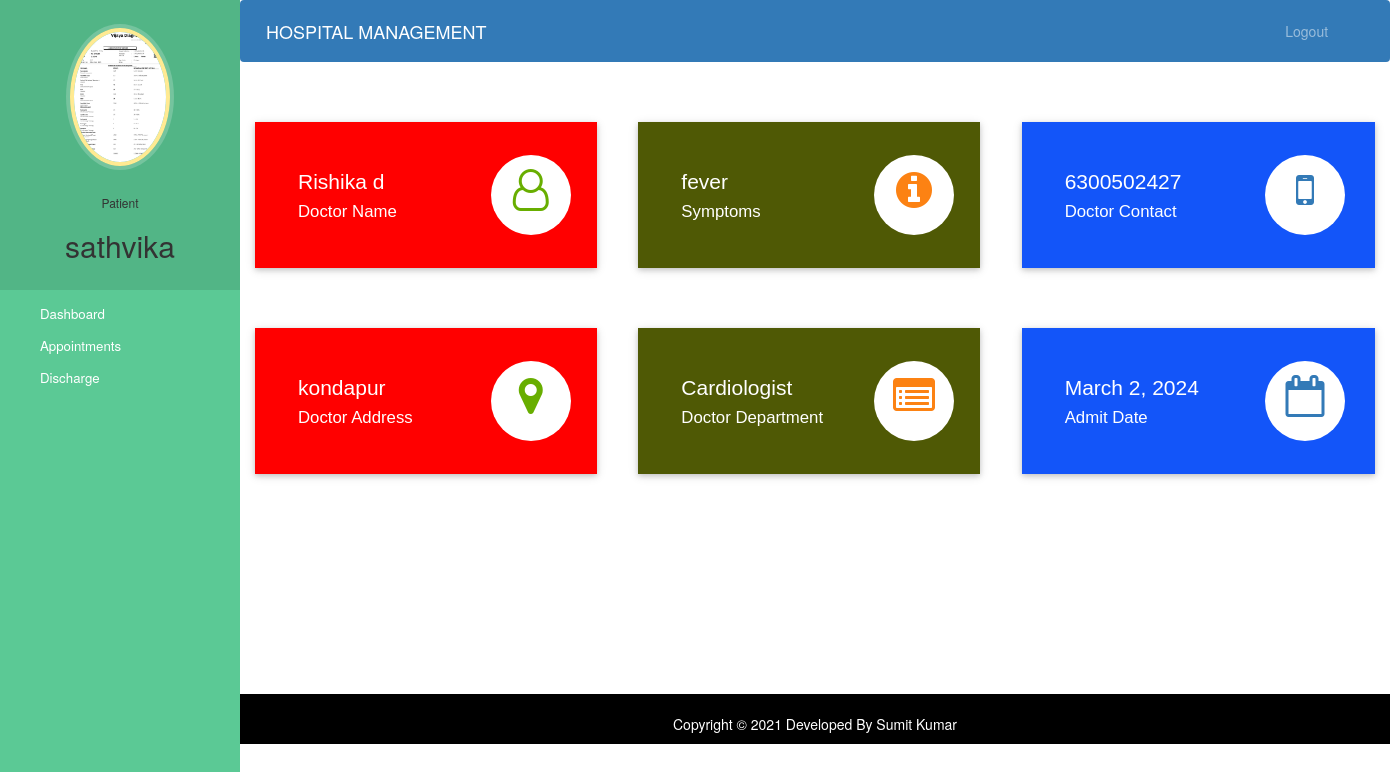
Screenshot of /patient-dashboard (signed in) with the database file from the repository.
### hospital/models.py (models this page shows, shortened)
class Patient(models.Model):
    user=models.OneToOneField(User,on_delete=models.CASCADE)
    profile_pic= models.ImageField(upload_to='profile_pic/PatientProfilePic/',null=True,blank=True)
    address = models.CharField(max_length=40)
    mobile = models.CharField(max_length=20,null=False)
    symptoms = models.CharField(max_length=100,null=False)
    assignedDoctorId = models.PositiveIntegerField(null=True)
    admitDate=models.DateField(auto_now=True)
    status=models.BooleanField(default=False)
    qrcode_image=models.ImageField(upload_to='QrCodes/PatientQr/',null=True,blank=True)

class Doctor(models.Model):
    user=models.OneToOneField(User,on_delete=models.CASCADE)
    profile_pic= models.ImageField(upload_to='profile_pic/DoctorProfilePic/',null=True,blank=True)
    address = models.CharField(max_length=40)
    mobile = models.CharField(max_length=20,null=True)
    department= models.CharField(max_length=50,choices=departments,default='Cardiologist')
    status=models.BooleanField(default=False)
    @property
    def get_name(self):
        return self.user.first_name+" "+self.user.last_name

### hospital/views.py (the view)
# urls.py: path('patient-dashboard', views.patient_dashboard_view,name='patient-dashboard'),
@login_required(login_url='patientlogin')
@user_passes_test(is_patient)
def patient_dashboard_view(request):
    patient=models.Patient.objects.get(user_id=request.user.id)
    doctor=models.Doctor.objects.get(user_id=patient.assignedDoctorId)
    mydict={
    'patient':patient,
    'doctorName':doctor.get_name,
    'doctorMobile':doctor.mobile,
    'doctorAddress':doctor.address,
    'symptoms':patient.symptoms,
    'doctorDepartment':doctor.department,
    'admitDate':patient.admitDate,
    }
    return render(request,'hospital/patient_dashboard.html',context=mydict)

### hospital/views.py (called while the page is built)
def is_patient(user):
    return user.groups.filter(name='PATIENT').exists()

### templates/hospital/patient_dashboard.html
{% extends 'hospital/patient_base.html' %}
{% load static %}
{% block content %}
{%include 'hospital/patient_dashboard_cards.html'%}
<br><br><br><br>
{% endblock content %}

### templates/hospital/patient_base.html (shortened to what this page needs)
<!DOCTYPE html>
{% load static %}
<html lang="en">
<head>
  <link rel="stylesheet" href="https://stackpath.bootstrapcdn.com/bootstrap/4.3.1/css/bootstrap.min.css">
  <link rel="stylesheet" href="https://maxcdn.bootstrapcdn.com/font-awesome/4.7.0/css/font-awesome.min.css">
</head>
<body>
  <nav class="menu" tabindex="0">
    <header class="avatar">
      <img src="{% static patient.profile_pic.url %}" alt="Profile Pic" />
      <br><br>
      <h6>Patient</h6>
      <h2>{{request.user.first_name}}</h2>
    </header>
    <ul>
      <li tabindex="0" class="icon-dashboard"> <a style="color:white; text-decoration:none;" href="/patient-dashboard"><span>Dashboard</span></a> </li>
      <li tabindex="0" class="icon-calendar"> <a style="color:white; text-decoration:none;" href="/patient-appointment"><span>Appointments</span></a></li>
      <li tabindex="0" class="icon-users"> <a style="color:white; text-decoration:none;" href="/patient-discharge"><span>Discharge</span></a></li>
    </ul>
  </nav>
  <main>
    <div class="bs-example">
      <nav class="navbar navbar-expand-md  navbar-dark fixed-top" style="background:#337AB7;">
        <a href="/patient-dashboard" class="navbar-brand">HOSPITAL MANAGEMENT</a>
        <div class="collapse navbar-collapse justify-content-between" id="navbarCollapse">
          <div class="navbar-nav" style=" margin-left: 90%;">
            <a href="/logout" class="nav-item nav-link">Logout</a>
          </div>
        </div>
      </nav>
    </div>
    <br><br>
    {% block content %}
    {% endblock content %}
    <br><br><br><br><br><br><br>
    <footer>
      <br>
      <div class="container">
        <div class="row">
          <div class="col-md-12 col-sm-12">
            <div style="color:#ffffff;" class="wow fadeInUp footer-copyright">
              <p>
                Copyright &copy; 2021 Developed By Sumit Kumar </p>
            </div>
          </div>
        </div>
      </div>
    </footer>
  </main>
</body>
</html>

### templates/hospital/patient_dashboard_cards.html (shortened to what this page needs)
<!DOCTYPE html>
<html lang="en" dir="ltr">
<head>
  <link rel="stylesheet" href="https://maxcdn.bootstrapcdn.com/bootstrap/3.4.1/css/bootstrap.min.css">
  <link rel="stylesheet" href="https://cdnjs.cloudflare.com/ajax/libs/font-awesome/4.7.0/css/font-awesome.min.css">
</head>
<body>
  <div class="market-updates">
    <div class="col-md-4 market-update-gd">
      <div class="market-update-block clr-block-1">
        <div class="col-md-8 market-update-left">
          <h3>{{doctorName}}</h3>
          <h4>Doctor Name</h4>
        </div>
        <div class="col-md-4 market-update-right">
          <i class="fa fa-user-o"> </i>
        </div>
        <div class="clearfix"> </div>
      </div>
    </div>
    <div class="col-md-4 market-update-gd">
      <div class="market-update-block clr-block-2">
        <div class="col-md-8 market-update-left">
          <h3>{{symptoms}}</h3>
          <h4>Symptoms</h4>
        </div>
        <div class="col-md-4 market-update-right">
          <i class="fa fa-info-circle"></i>
        </div>
        <div class="clearfix"> </div>
      </div>
    </div>
    <div class="col-md-4 market-update-gd">
      <div class="market-update-block clr-block-3">
        <div class="col-md-8 market-update-left">
          <h3>{{doctorMobile}}</h3>
          <h4>Doctor Contact</h4>
        </div>
        <div class="col-md-4 market-update-right">
          <i class="fa fa-mobile" aria-hidden="true"></i>
        </div>
        <div class="clearfix"> </div>
      </div>
    </div>
  </div>
  <br><br><br>
  <div class="market-updates">
    <div class="col-md-4 market-update-gd">
      <div class="market-update-block clr-block-1">
        <div class="col-md-8 market-update-left">
          <h3>{{doctorAddress}}</h3>
          <h4>Doctor Address</h4>
        </div>
        <div class="col-md-4 market-update-right">
          <i class="fa fa-map-marker"> </i>
        </div>
        <div class="clearfix"> </div>
      </div>
    </div>
    <div class="col-md-4 market-update-gd">
      <div class="market-update-block clr-block-2">
        <div class="col-md-8 market-update-left">
          <h3>{{doctorDepartment}}</h3>
          <h4>Doctor Department</h4>
        </div>
        <div class="col-md-4 market-update-right">
          <i class="fa fa-list-alt"></i>
        </div>
        <div class="clearfix"> </div>
      </div>
    </div>
    <div class="col-md-4 market-update-gd">
      <div class="market-update-block clr-block-3">
        <div class="col-md-8 market-update-left">
          <h3>{{admitDate}}</h3>
          <h4>Admit Date</h4>
        </div>
        <div class="col-md-4 market-update-right">
          <i class="fa fa-calendar-o" aria-hidden="true"></i>
        </div>
        <div class="clearfix"> </div>
      </div>
    </div>
  </div>
</body>
</html>

### templates/hospital/patient_base.html (style rules this page uses)
a:link { text-decoration: none; }
a { color: white; }
footer { padding: 0px 0px 0px 0px; background-color: black; margin: 0px; }
.fa { font-size: 23px; width: 60px; text-align: center; text-decoration: none; margin: 5px 2px; border-radius: 50%; }
p { text-align: center; }
body { padding-left: 240px; }
main { position: relative; height: 100vh; }
.menu { background: #5bc995; height: 100vh; width: 240px; position: fixed; top: 0px; left: 0; z-index: 5; outline: none; }
.menu .avatar { background: rgba(0, 0, 0, 0.1); padding: 2em 0.5em; text-align: center; }
.menu .avatar img { width: 100px; border-radius: 50%; overflow: hidden; border: 4px solid #ffea92; box-shadow: 0 0 0 4px rgba(255, 255, 255, 0.2); }
.menu .avatar h2 { font-weight: normal; margin-bottom: 0; }
.menu ul { list-style: none; padding: 0.5em 0; margin: 0; }
.menu ul li { padding: 0.5em 1em 0.5em 3em; font-size: 0.95em; font-weight: regular; background-repeat: no-repeat; background-position: left 15px center; background-size: auto 20px; transition: all 0.15s linear; cursor: pointer; }
.menu ul li.icon-dashboard { background-image: url("http://www.entypo.com/images//gauge.svg"); }
.menu ul li.icon-users { background-image: url("http://www.entypo.com/images//users.svg"); }
.menu ul li.icon-calendar { background-image: url("http://www.entypo.com/images//calendar.svg"); }

### templates/hospital/patient_dashboard_cards.html (style rules this page uses)
.market-update-block { padding: 2em 2em; background: #999; }
.market-update-block h3 { color: #fff; font-size: 1.5em; font-family: 'Carrois Gothic', sans-serif; }
.market-update-block h4 { font-size: 1.2em; color: #fff; margin: 0.3em 0em; font-family: 'Carrois Gothic', sans-serif; }
.market-update-block.clr-block-1 { background: #ff0000; margin-right: 0.8em; box-shadow: 0 2px 5px 0 rgba(0, 0, 0, 0.16), 0 2px 10px 0 rgba(0, 0, 0, 0.12); transition: 0.5s all; -webkit-transition: 0.5s all; -moz-transition: 0.5s all; -o-transition: 0.5s all; }
.market-update-block.clr-block-2 { background: #4f5905; margin-right: 0.8em; box-shadow: 0 2px 5px 0 rgba(0, 0, 0, 0.16), 0 2px 10px 0 rgba(0, 0, 0, 0.12); transition: 0.5s all; -webkit-transition: 0.5s all; -moz-transition: 0.5s all; -o-transition: 0.5s all; }
.market-update-block.clr-block-3 { background: #1355f9; box-shadow: 0 2px 5px 0 rgba(0, 0, 0, 0.16), 0 2px 10px 0 rgba(0, 0, 0, 0.12); transition: 0.5s all; -webkit-transition: 0.5s all; -moz-transition: 0.5s all; -o-transition: 0.5s all; }
.market-update-right i.fa.fa-user-o, i.fa.fa-map-marker { font-size: 3em; color: #68AE00; width: 80px; height: 80px; background: #fff; text-align: center; border-radius: 49px; -webkit-border-radius: 49px; -moz-border-radius: 49px; -o-border-radius: 49px; line-height: 1.7em; }
.market-update-right i.fa.fa-info-circle, i.fa.fa-list-alt { font-size: 3em; color: #FC8213; width: 80px; height: 80px; background: #fff; text-align: center; border-radius: 49px; -webkit-border-radius: 49px; -moz-border-radius: 49px; -o-border-radius: 49px; line-height: 1.7em; }
.market-update-right i.fa.fa-mobile, i.fa.fa-calendar-o { font-size: 3em; color: #337AB7; width: 80px; height: 80px; background: #fff; text-align: center; border-radius: 49px; -webkit-border-radius: 49px; -moz-border-radius: 49px; -o-border-radius: 49px; line-height: 1.7em; }
.market-update-left { padding: 0px; }

### rows the page displays
Patient: profile_pic (picture), symptoms "fever", admitDate "March 2, 2024"
Doctor: mobile "6300502427", address "kondapur", department "Cardiologist"

### other values shown
{{ request.user.first_name }} "sathvika"
{{ doctorName }} "Rishika d"
